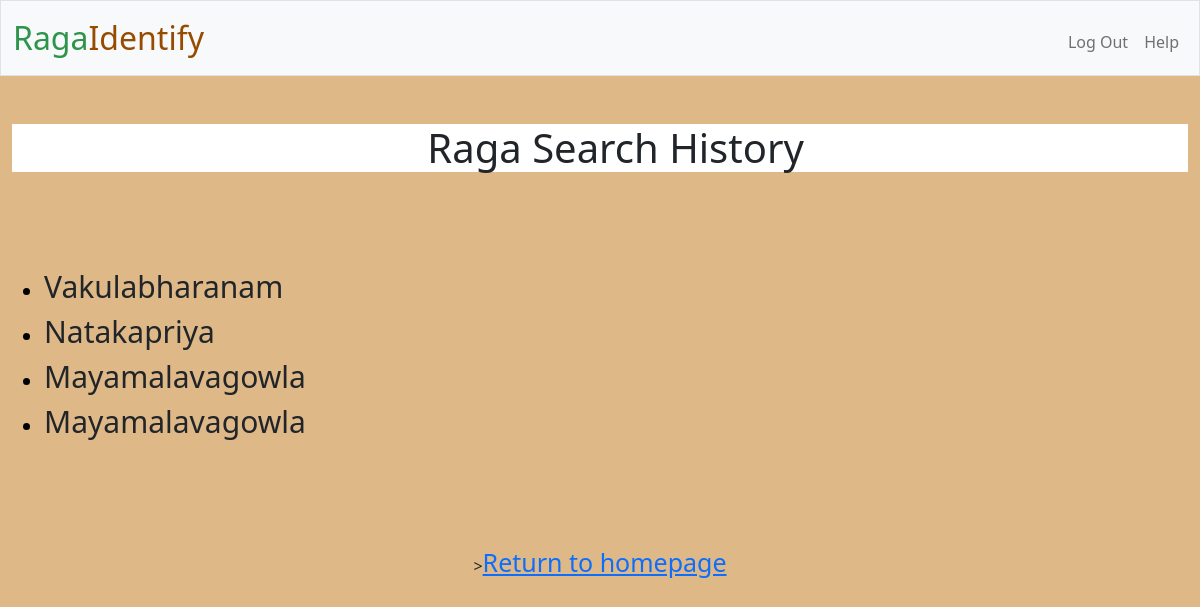
Screenshot of /history (signed in) with the database file from the repository.
### tables this page shows
CREATE TABLE raga_searches (id INTEGER PRIMARY KEY AUTOINCREMENT NOT NULL, user_id INTEGER NOT NULL, ragam TEXT NOT NULL, FOREIGN KEY(user_id) REFERENCES users(id));

### app.py (the view)
@app.route("/history")
@login_required
def history():
    raga_search_history = db.execute("SELECT * FROM raga_searches WHERE user_id=?",session["user_id"])
    return render_template("history.html",raga_search_history=raga_search_history)

### app.py (called while the page is built)
@app.after_request
def after_request(response):
    response.headers["Cache-Control"] = "no-cache, no-store, must-revalidate"
    response.headers["Expires"] = 0
    response.headers["Pragma"] = "no-cache"
    return response

### helpers.py (called while the page is built)
def login_required(f):
    @wraps(f)
    def decorated_function(*args, **kwargs):
        if session.get("user_id") is None:
            return redirect("/login")
        return f(*args, **kwargs)
    return decorated_function

### templates/history.html (shortened to what this page needs)
{% extends "layout.html" %}
{% block main %}
<div class="header">
    <h1>&nbsp;&nbsp;&nbsp;Raga Search History</h1>
</div>
<p>
<ul style="font-size: 30px; text-align:left;">
    {% for search in raga_search_history %}
        <li>{{ search["ragam"] }}</li>
    {% endfor %}
</ul>
</p>
    ><a href="/" style="font-size: 25px">Return to homepage</a>
{% endblock %}

### static/styles.css (style rules this page uses)
h1 { background-color: white; }
p { color: black; font-family: 'Source Sans Pro', sans-serif; font-size: 18px; line-height: 32px; margin: 0 0 24px; padding: 30px; font-size: 23px; }
li::marker { font-size: 70%; color: black; vertical-align: bottom; }

### rows the page displays
raga_searches: ragam "Vakulabharanam"
raga_searches: ragam "Natakapriya"
raga_searches: ragam "Mayamalavagowla"
raga_searches: ragam "Mayamalavagowla"
